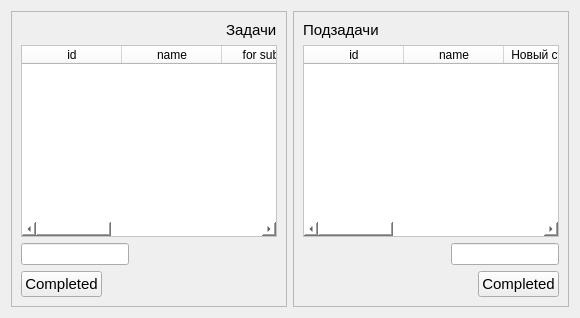
            <widget class="QWidget" name="task_page">
             <layout class="QHBoxLayout" name="horizontalLayout_16">
              <item>
               <widget class="QFrame" name="frame_18">
                <property name="frameShape">
                 <enum>QFrame::StyledPanel</enum>
                </property>
                <property name="frameShadow">
                 <enum>QFrame::Raised</enum>
                </property>
                <layout class="QVBoxLayout" name="verticalLayout_10">
                 <item alignment="Qt::AlignRight">
                  <widget class="QLabel" name="label_7">
                   <property name="font">
                    <font>
                     <pointsize>11</pointsize>
                    </font>
                   </property>
                   <property name="text">
                    <string>Задачи</string>
                   </property>
                  </widget>
                 </item>
                 <item>
                  <widget class="QTableWidget" name="table_task">
                   <property name="styleSheet">
                    <string notr="true">background-color: rgb(255, 255, 255);</string>
                   </property>
                   <column>
                    <property name="text">
                     <string>id</string>
                    </property>
                   </column>
                   <column>
                    <property name="text">
                     <string>name</string>
                    </property>
                   </column>
                   <column>
                    <property name="text">
                     <string>for subtask</string>
                    </property>
                   </column>
                   <column>
                    <property name="text">
                     <string>date</string>
                    </property>
                   </column>
                   <column>
                    <property name="text">
                     <string>time</string>
                    </property>
                   </column>
                   <column>
                    <property name="text">
                     <string>done</string>
                    </property>
                   </column>
                  </widget>
                 </item>
                 <item alignment="Qt::AlignLeft">
                  <widget class="QLineEdit" name="line_edit_task">
                   <property name="styleSheet">
                    <string notr="true"/>
                   </property>
                  </widget>
                 </item>
                 <item alignment="Qt::AlignLeft">
                  <widget class="QPushButton" name="button_complet_task">
                   <property name="maximumSize">
                    <size>
                     <width>200</width>
                     <height>50</height>
                    </size>
                   </property>
                   <property name="font">
                    <font>
                     <pointsize>11</pointsize>
                    </font>
                   </property>
                   <property name="text">
                    <string>Completed</string>
                   </property>
                  </widget>
                 </item>
                </layout>
               </widget>
              </item>
              <item>
               <widget class="QFrame" name="frame_19">
                <property name="frameShape">
                 <enum>QFrame::StyledPanel</enum>
                </property>
                <property name="frameShadow">
                 <enum>QFrame::Raised</enum>
                </property>
                <layout class="QVBoxLayout" name="verticalLayout_11">
                 <item alignment="Qt::AlignLeft">
                  <widget class="QLabel" name="label_8">
                   <property name="font">
                    <font>
                     <pointsize>11</pointsize>
                    </font>
                   </property>
                   <property name="text">
                    <string>Подзадачи</string>
                   </property>
                  </widget>
                 </item>
                 <item>
                  <widget class="QTableWidget" name="table_subtask">
                   <property name="styleSheet">
                    <string notr="true">background-color: rgb(255, 255, 255);</string>
                   </property>
                   <column>
                    <property name="text">
                     <string>id</string>
                    </property>
                   </column>
                   <column>
                    <property name="text">
                     <string>name</string>
                    </property>
                   </column>
                   <column>
                    <property name="text">
                     <string>Новый столбец</string>
                    </property>
                   </column>
                   <column>
                    <property name="text">
                     <string>every day</string>
                    </property>
                   </column>
                   <column>
                    <property name="text">
                     <string>date</string>
                    </property>
                   </column>
                   <column>
                    <property name="text">
                     <string>done</string>
                    </property>
                   </column>
                  </widget>
                 </item>
                 <item alignment="Qt::AlignRight">
                  <widget class="QLineEdit" name="line_edit_subtask">
                   <property name="styleSheet">
                    <string notr="true"/>
                   </property>
                  </widget>
                 </item>
                 <item alignment="Qt::AlignRight">
                  <widget class="QPushButton" name="button_complet_subtask">
                   <property name="font">
                    <font>
                     <pointsize>11</pointsize>
                    </font>
                   </property>
                   <property name="text">
                    <string>Completed</string>
                   </property>
                  </widget>
                 </item>
                </layout>
               </widget>
              </item>
             </layout>
            </widget>
